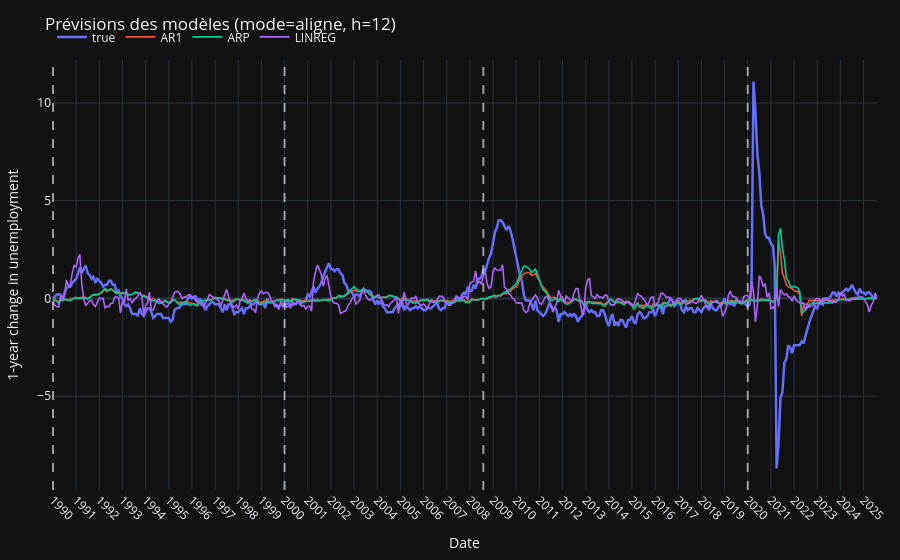
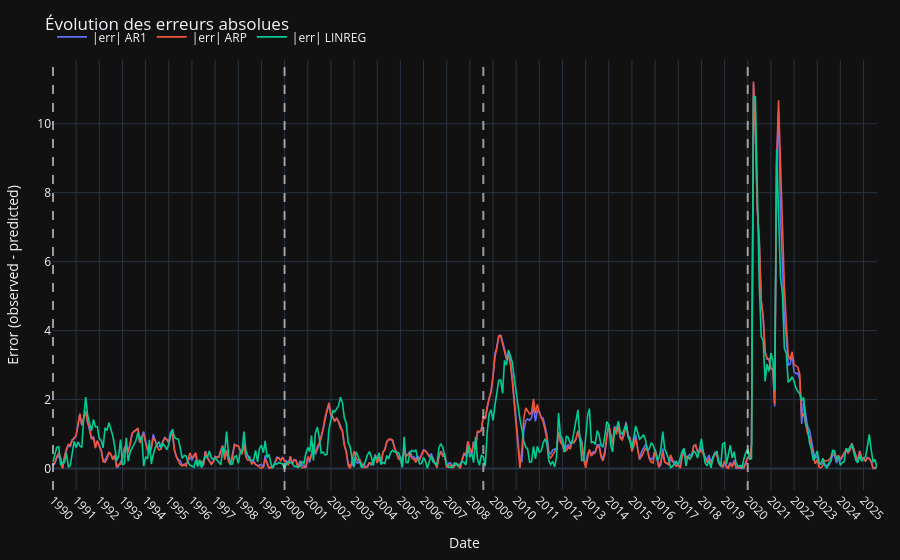

These figures' notebook cell, in order:
### Code cell
# =========================
# Cellule 2 — Appel
# =========================
segments = [
    ("1990-01-01", "1999-12-31", "1990-1999"),
    ("2000-01-01", "2008-07-31", "2000-2008"),
    ("2008-08-01", "2019-12-30", "2008-2019"),
    ("2020-01-01", None,         "2020-fin"),
]

plot_two_global_charts_plotly(
    df_pred_long,
    segments,
    H=12,
    mode="aligne",  # ou "decale"
    save=True,
    title_prefix="",
    methods_to_plot=["AR1", "ARP", "LINREG"],
    out_dir="outputs/figures",
)

### Figure 1 — Plotly figure (JSON) as saved in the notebook; plotly's stock layout.template omitted (floating-point values rounded to 4 significant figures; data arrays with more than 128 entries replaced by an {"elided": "..."} marker saying what was removed)
{"data": [{"line": {"width": 2.5}, "mode": "lines", "name": "true", "type": "scatter", "x": {"elided": "428 str values"}, "y": {"elided": "428 float values"}}, {"line": {"width": 1.6}, "mode": "lines", "name": "AR1", "type": "scatter", "x": {"elided": "428 str values"}, "y": {"elided": "428 float values"}}, {"line": {"width": 1.6}, "mode": "lines", "name": "ARP", "type": "scatter", "x": {"elided": "428 str values"}, "y": {"elided": "428 float values"}}, {"line": {"width": 1.6}, "mode": "lines", "name": "LINREG", "type": "scatter", "x": {"elided": "428 str values"}, "y": {"elided": "428 float values"}}], "layout": {"legend": {"orientation": "h", "x": 0, "xanchor": "left", "y": 1.02, "yanchor": "bottom"}, "margin": {"b": 40, "l": 40, "r": 20, "t": 60}, "shapes": [{"line": {"dash": "dash"}, "opacity": 0.6, "type": "line", "x0": "1990-01-01T00:00:00", "x1": "1990-01-01T00:00:00", "xref": "x", "y0": 0, "y1": 1, "yref": "y domain"}, {"line": {"dash": "dash"}, "opacity": 0.6, "type": "line", "x0": "2000-01-01T00:00:00", "x1": "2000-01-01T00:00:00", "xref": "x", "y0": 0, "y1": 1, "yref": "y domain"}, {"line": {"dash": "dash"}, "opacity": 0.6, "type": "line", "x0": "2008-08-01T00:00:00", "x1": "2008-08-01T00:00:00", "xref": "x", "y0": 0, "y1": 1, "yref": "y domain"}, {"line": {"dash": "dash"}, "opacity": 0.6, "type": "line", "x0": "2020-01-01T00:00:00", "x1": "2020-01-01T00:00:00", "xref": "x", "y0": 0, "y1": 1, "yref": "y domain"}], "title": {"text": "Prévisions des modèles (mode=aligne, h=12)"}, "xaxis": {"dtick": "M12", "tickangle": 45, "tickformat": "%Y", "title": {"text": "Date"}}, "yaxis": {"title": {"text": "1-year change in unemployment"}}}}

### Figure 2 — Plotly figure (JSON) as saved in the notebook; plotly's stock layout.template omitted (floating-point values rounded to 4 significant figures; data arrays with more than 128 entries replaced by an {"elided": "..."} marker saying what was removed)
{"data": [{"line": {"width": 1.6}, "mode": "lines", "name": "|err| AR1", "type": "scatter", "x": {"elided": "428 str values"}, "y": {"elided": "428 float values"}}, {"line": {"width": 1.6}, "mode": "lines", "name": "|err| ARP", "type": "scatter", "x": {"elided": "428 str values"}, "y": {"elided": "428 float values"}}, {"line": {"width": 1.6}, "mode": "lines", "name": "|err| LINREG", "type": "scatter", "x": {"elided": "428 str values"}, "y": {"elided": "428 float values"}}], "layout": {"legend": {"orientation": "h", "x": 0, "xanchor": "left", "y": 1.02, "yanchor": "bottom"}, "margin": {"b": 40, "l": 40, "r": 20, "t": 60}, "shapes": [{"line": {"dash": "dash"}, "opacity": 0.6, "type": "line", "x0": "1990-01-01T00:00:00", "x1": "1990-01-01T00:00:00", "xref": "x", "y0": 0, "y1": 1, "yref": "y domain"}, {"line": {"dash": "dash"}, "opacity": 0.6, "type": "line", "x0": "2000-01-01T00:00:00", "x1": "2000-01-01T00:00:00", "xref": "x", "y0": 0, "y1": 1, "yref": "y domain"}, {"line": {"dash": "dash"}, "opacity": 0.6, "type": "line", "x0": "2008-08-01T00:00:00", "x1": "2008-08-01T00:00:00", "xref": "x", "y0": 0, "y1": 1, "yref": "y domain"}, {"line": {"dash": "dash"}, "opacity": 0.6, "type": "line", "x0": "2020-01-01T00:00:00", "x1": "2020-01-01T00:00:00", "xref": "x", "y0": 0, "y1": 1, "yref": "y domain"}], "title": {"text": "Évolution des erreurs absolues"}, "xaxis": {"dtick": "M12", "tickangle": 45, "tickformat": "%Y", "title": {"text": "Date"}}, "yaxis": {"title": {"text": "Error (observed - predicted)"}}}}
